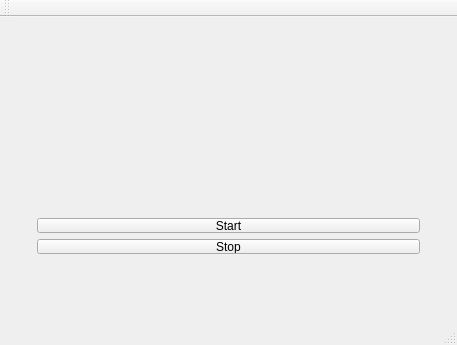
<?xml version="1.0" encoding="UTF-8"?>
<ui version="4.0">
 <class>Timer</class>
 <widget class="QMainWindow" name="Timer">
  <property name="geometry">
   <rect>
    <x>0</x>
    <y>0</y>
    <width>457</width>
    <height>345</height>
   </rect>
  </property>
  <property name="windowTitle">
   <string>Timer</string>
  </property>
  <widget class="QWidget" name="centralWidget">
   <widget class="QWidget" name="formLayoutWidget">
    <property name="geometry">
     <rect>
      <x>20</x>
      <y>190</y>
      <width>411</width>
      <height>58</height>
     </rect>
    </property>
    <layout class="QFormLayout" name="formLayout">
     <item row="0" column="1">
      <widget class="QPushButton" name="start">
       <property name="text">
        <string>Start</string>
       </property>
      </widget>
     </item>
     <item row="1" column="1">
      <widget class="QPushButton" name="stop">
       <property name="text">
        <string>Stop</string>
       </property>
      </widget>
     </item>
    </layout>
   </widget>
  </widget>
  <widget class="QMenuBar" name="menuBar">
   <property name="geometry">
    <rect>
     <x>0</x>
     <y>0</y>
     <width>457</width>
     <height>22</height>
    </rect>
   </property>
  </widget>
  <widget class="QToolBar" name="mainToolBar">
   <attribute name="toolBarArea">
    <enum>TopToolBarArea</enum>
   </attribute>
   <attribute name="toolBarBreak">
    <bool>false</bool>
   </attribute>
  </widget>
  <widget class="QStatusBar" name="statusBar"/>
 </widget>
 <layoutdefault spacing="6" margin="11"/>
 <resources/>
 <connections/>
</ui>
